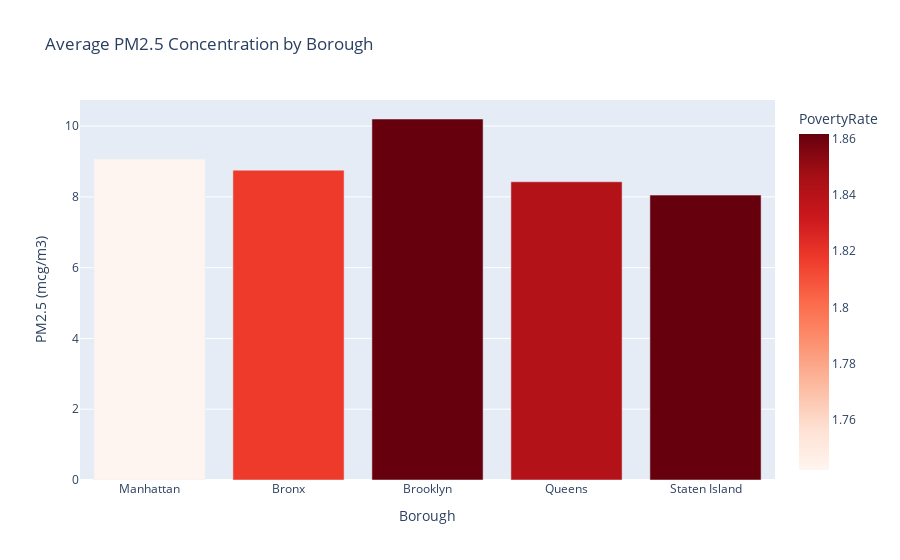

Source (notebook cell):
### Markdown cell above
Bar Chart

### Code cell
# Bar chart: Average PM2.5 by Borough
fig_bar_pm25 = px.bar(
    merged,
    x="Borough",
    y="PM25",
    title="Average PM2.5 Levels by Borough",
    labels={"PM25": "PM2.5 (mcg/m3)"},
    text_auto=True
)

fig_bar_pm25.write_html("plot_bar_pm25.html", include_plotlyjs="cdn")

IFrame(src="plot_bar_pm25.html", width=900, height=600)

### Figure 1 — Plotly figure (JSON) as saved in the notebook; plotly's stock layout.template omitted (floating-point values rounded to 4 significant figures)
{"data": [{"hovertemplate": "Borough=%{x}<br>PM2.5 (mcg/m3)=%{y}<br>PovertyRate=%{marker.color}<extra></extra>", "legendgroup": "", "marker": {"color": [1.742, 1.817, 1.862, 1.842, 1.862], "coloraxis": "coloraxis", "pattern": {"shape": ""}}, "name": "", "orientation": "v", "showlegend": false, "textposition": "auto", "type": "bar", "x": ["Manhattan", "Bronx", "Brooklyn", "Queens", "Staten Island"], "xaxis": "x", "y": [9.068, 8.756, 10.2, 8.427, 8.051], "yaxis": "y"}], "layout": {"barmode": "relative", "coloraxis": {"colorbar": {"title": {"text": "PovertyRate"}}, "colorscale": [[0, "rgb(255,245,240)"], [0.125, "rgb(254,224,210)"], [0.25, "rgb(252,187,161)"], [0.375, "rgb(252,146,114)"], [0.5, "rgb(251,106,74)"], [0.625, "rgb(239,59,44)"], [0.75, "rgb(203,24,29)"], [0.875, "rgb(165,15,21)"], [1, "rgb(103,0,13)"]]}, "legend": {"tracegroupgap": 0}, "title": {"text": "Average PM2.5 Concentration by Borough"}, "xaxis": {"anchor": "y", "domain": [0, 1], "title": {"text": "Borough"}}, "yaxis": {"anchor": "x", "domain": [0, 1], "title": {"text": "PM2.5 (mcg/m3)"}}}}
